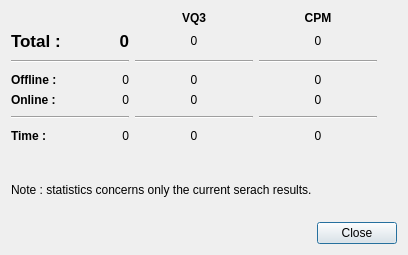
<?xml version="1.0" encoding="UTF-8"?>
<ui version="4.0">
 <class>StatisticsDialog</class>
 <widget class="QDialog" name="StatisticsDialog">
  <property name="windowModality">
   <enum>Qt::NonModal</enum>
  </property>
  <property name="geometry">
   <rect>
    <x>0</x>
    <y>0</y>
    <width>408</width>
    <height>255</height>
   </rect>
  </property>
  <property name="windowTitle">
   <string>Statistics</string>
  </property>
  <layout class="QVBoxLayout" name="verticalLayout_2">
   <item>
    <layout class="QVBoxLayout" name="verticalLayout">
     <item>
      <layout class="QGridLayout" name="gridLayout">
       <item row="1" column="0">
        <layout class="QHBoxLayout" name="horizontalLayout_11">
         <item>
          <widget class="QLabel" name="label_23">
           <property name="font">
            <font>
             <pointsize>13</pointsize>
             <weight>75</weight>
             <bold>true</bold>
            </font>
           </property>
           <property name="text">
            <string>Total :</string>
           </property>
           <property name="alignment">
            <set>Qt::AlignLeading|Qt::AlignLeft|Qt::AlignVCenter</set>
           </property>
          </widget>
         </item>
         <item>
          <widget class="QLabel" name="lblTotal">
           <property name="font">
            <font>
             <pointsize>13</pointsize>
             <weight>75</weight>
             <bold>true</bold>
            </font>
           </property>
           <property name="text">
            <string notr="true">0</string>
           </property>
           <property name="alignment">
            <set>Qt::AlignRight|Qt::AlignTrailing|Qt::AlignVCenter</set>
           </property>
          </widget>
         </item>
        </layout>
       </item>
       <item row="3" column="0">
        <layout class="QHBoxLayout" name="horizontalLayout_12">
         <item>
          <widget class="QLabel" name="label_25">
           <property name="font">
            <font>
             <weight>75</weight>
             <bold>true</bold>
            </font>
           </property>
           <property name="accessibleDescription">
            <string/>
           </property>
           <property name="text">
            <string>Offline :</string>
           </property>
           <property name="alignment">
            <set>Qt::AlignLeading|Qt::AlignLeft|Qt::AlignVCenter</set>
           </property>
          </widget>
         </item>
         <item>
          <widget class="QLabel" name="lblSolo">
           <property name="text">
            <string notr="true">0</string>
           </property>
           <property name="alignment">
            <set>Qt::AlignRight|Qt::AlignTrailing|Qt::AlignVCenter</set>
           </property>
          </widget>
         </item>
        </layout>
       </item>
       <item row="1" column="1">
        <layout class="QHBoxLayout" name="horizontalLayout_3">
         <item>
          <widget class="QLabel" name="lblTotalVq3">
           <property name="text">
            <string notr="true">0</string>
           </property>
           <property name="alignment">
            <set>Qt::AlignCenter</set>
           </property>
          </widget>
         </item>
        </layout>
       </item>
       <item row="1" column="2">
        <layout class="QHBoxLayout" name="horizontalLayout_4">
         <item>
          <widget class="QLabel" name="lblTotalCpm">
           <property name="text">
            <string notr="true">0</string>
           </property>
           <property name="alignment">
            <set>Qt::AlignCenter</set>
           </property>
          </widget>
         </item>
        </layout>
       </item>
       <item row="4" column="0">
        <layout class="QHBoxLayout" name="horizontalLayout_13">
         <item>
          <widget class="QLabel" name="label_27">
           <property name="font">
            <font>
             <weight>75</weight>
             <bold>true</bold>
            </font>
           </property>
           <property name="accessibleDescription">
            <string/>
           </property>
           <property name="text">
            <string>Online :</string>
           </property>
           <property name="alignment">
            <set>Qt::AlignLeading|Qt::AlignLeft|Qt::AlignVCenter</set>
           </property>
          </widget>
         </item>
         <item>
          <widget class="QLabel" name="lblMulti">
           <property name="text">
            <string notr="true">0</string>
           </property>
           <property name="alignment">
            <set>Qt::AlignRight|Qt::AlignTrailing|Qt::AlignVCenter</set>
           </property>
          </widget>
         </item>
        </layout>
       </item>
       <item row="3" column="1">
        <layout class="QHBoxLayout" name="horizontalLayout_7">
         <item>
          <widget class="QLabel" name="lblSoloVq3">
           <property name="text">
            <string notr="true">0</string>
           </property>
           <property name="alignment">
            <set>Qt::AlignCenter</set>
           </property>
          </widget>
         </item>
        </layout>
       </item>
       <item row="3" column="2">
        <layout class="QHBoxLayout" name="horizontalLayout_8">
         <item>
          <widget class="QLabel" name="lblSoloCpm">
           <property name="text">
            <string notr="true">0</string>
           </property>
           <property name="alignment">
            <set>Qt::AlignCenter</set>
           </property>
          </widget>
         </item>
        </layout>
       </item>
       <item row="6" column="0">
        <layout class="QHBoxLayout" name="horizontalLayout_14">
         <item>
          <widget class="QLabel" name="label_29">
           <property name="font">
            <font>
             <weight>75</weight>
             <bold>true</bold>
            </font>
           </property>
           <property name="text">
            <string>Time :</string>
           </property>
           <property name="alignment">
            <set>Qt::AlignLeading|Qt::AlignLeft|Qt::AlignVCenter</set>
           </property>
          </widget>
         </item>
         <item>
          <widget class="QLabel" name="lblTime">
           <property name="text">
            <string notr="true">0</string>
           </property>
           <property name="alignment">
            <set>Qt::AlignRight|Qt::AlignTrailing|Qt::AlignVCenter</set>
           </property>
          </widget>
         </item>
        </layout>
       </item>
       <item row="4" column="1">
        <layout class="QHBoxLayout" name="horizontalLayout_9">
         <item>
          <widget class="QLabel" name="lblMultiVq3">
           <property name="text">
            <string notr="true">0</string>
           </property>
           <property name="alignment">
            <set>Qt::AlignCenter</set>
           </property>
          </widget>
         </item>
        </layout>
       </item>
       <item row="4" column="2">
        <layout class="QHBoxLayout" name="horizontalLayout_10">
         <item>
          <widget class="QLabel" name="lblMultiCpm">
           <property name="text">
            <string notr="true">0</string>
           </property>
           <property name="alignment">
            <set>Qt::AlignCenter</set>
           </property>
          </widget>
         </item>
        </layout>
       </item>
       <item row="6" column="1">
        <layout class="QHBoxLayout" name="horizontalLayout_5">
         <item>
          <widget class="QLabel" name="lblTimeVq3">
           <property name="text">
            <string notr="true">0</string>
           </property>
           <property name="alignment">
            <set>Qt::AlignCenter</set>
           </property>
          </widget>
         </item>
        </layout>
       </item>
       <item row="6" column="2">
        <layout class="QHBoxLayout" name="horizontalLayout_6">
         <item>
          <widget class="QLabel" name="lblTimeCpm">
           <property name="text">
            <string notr="true">0</string>
           </property>
           <property name="alignment">
            <set>Qt::AlignCenter</set>
           </property>
          </widget>
         </item>
        </layout>
       </item>
       <item row="2" column="2">
        <widget class="Line" name="line">
         <property name="orientation">
          <enum>Qt::Horizontal</enum>
         </property>
        </widget>
       </item>
       <item row="2" column="1">
        <widget class="Line" name="line_2">
         <property name="orientation">
          <enum>Qt::Horizontal</enum>
         </property>
        </widget>
       </item>
       <item row="5" column="1">
        <widget class="Line" name="line_3">
         <property name="orientation">
          <enum>Qt::Horizontal</enum>
         </property>
        </widget>
       </item>
       <item row="5" column="2">
        <widget class="Line" name="line_4">
         <property name="orientation">
          <enum>Qt::Horizontal</enum>
         </property>
        </widget>
       </item>
       <item row="0" column="1">
        <widget class="QLabel" name="label_2">
         <property name="font">
          <font>
           <weight>75</weight>
           <bold>true</bold>
          </font>
         </property>
         <property name="text">
          <string notr="true">VQ3</string>
         </property>
         <property name="alignment">
          <set>Qt::AlignCenter</set>
         </property>
        </widget>
       </item>
       <item row="0" column="2">
        <widget class="QLabel" name="label_3">
         <property name="font">
          <font>
           <weight>75</weight>
           <bold>true</bold>
          </font>
         </property>
         <property name="text">
          <string notr="true">CPM</string>
         </property>
         <property name="alignment">
          <set>Qt::AlignCenter</set>
         </property>
        </widget>
       </item>
       <item row="2" column="3">
        <spacer name="verticalSpacer_2">
         <property name="orientation">
          <enum>Qt::Vertical</enum>
         </property>
         <property name="sizeType">
          <enum>QSizePolicy::Fixed</enum>
         </property>
         <property name="sizeHint" stdset="0">
          <size>
           <width>20</width>
           <height>10</height>
          </size>
         </property>
        </spacer>
       </item>
       <item row="5" column="3">
        <spacer name="verticalSpacer_3">
         <property name="orientation">
          <enum>Qt::Vertical</enum>
         </property>
         <property name="sizeType">
          <enum>QSizePolicy::Fixed</enum>
         </property>
         <property name="sizeHint" stdset="0">
          <size>
           <width>20</width>
           <height>10</height>
          </size>
         </property>
        </spacer>
       </item>
       <item row="5" column="0">
        <widget class="Line" name="line_5">
         <property name="orientation">
          <enum>Qt::Horizontal</enum>
         </property>
        </widget>
       </item>
       <item row="2" column="0">
        <widget class="Line" name="line_6">
         <property name="orientation">
          <enum>Qt::Horizontal</enum>
         </property>
        </widget>
       </item>
      </layout>
     </item>
     <item>
      <spacer name="verticalSpacer">
       <property name="orientation">
        <enum>Qt::Vertical</enum>
       </property>
       <property name="sizeType">
        <enum>QSizePolicy::Fixed</enum>
       </property>
       <property name="sizeHint" stdset="0">
        <size>
         <width>20</width>
         <height>15</height>
        </size>
       </property>
      </spacer>
     </item>
     <item>
      <widget class="QLabel" name="labelInfoSearch">
       <property name="text">
        <string>Note : statistics concerns only the current serach results.</string>
       </property>
       <property name="wordWrap">
        <bool>true</bool>
       </property>
      </widget>
     </item>
     <item>
      <layout class="QHBoxLayout" name="horizontalLayout_2">
       <item>
        <spacer name="horizontalSpacer">
         <property name="orientation">
          <enum>Qt::Horizontal</enum>
         </property>
         <property name="sizeHint" stdset="0">
          <size>
           <width>40</width>
           <height>20</height>
          </size>
         </property>
        </spacer>
       </item>
       <item>
        <widget class="QPushButton" name="btnClose">
         <property name="text">
          <string>Close</string>
         </property>
        </widget>
       </item>
      </layout>
     </item>
    </layout>
   </item>
  </layout>
 </widget>
 <resources/>
 <connections/>
</ui>
